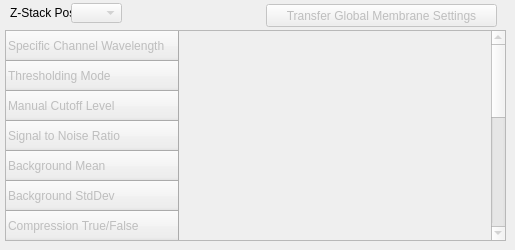
            <widget class="QWidget" name="tab_17">
             <attribute name="title">
              <string>Detailed Membrane Masking Options</string>
             </attribute>
             <widget class="QTableWidget" name="tableWidget_3">
              <property name="enabled">
               <bool>false</bool>
              </property>
              <property name="geometry">
               <rect>
                <x>5</x>
                <y>30</y>
                <width>501</width>
                <height>211</height>
               </rect>
              </property>
              <property name="frameShape">
               <enum>QFrame::StyledPanel</enum>
              </property>
              <property name="alternatingRowColors">
               <bool>true</bool>
              </property>
              <attribute name="horizontalHeaderCascadingSectionResizes">
               <bool>false</bool>
              </attribute>
              <attribute name="horizontalHeaderMinimumSectionSize">
               <number>10</number>
              </attribute>
              <row>
               <property name="text">
                <string>Specific Channel Wavelength</string>
               </property>
              </row>
              <row>
               <property name="text">
                <string>Thresholding Mode</string>
               </property>
              </row>
              <row>
               <property name="text">
                <string>Manual Cutoff Level</string>
               </property>
              </row>
              <row>
               <property name="text">
                <string>Signal to Noise Ratio</string>
               </property>
              </row>
              <row>
               <property name="text">
                <string>Background Mean</string>
               </property>
              </row>
              <row>
               <property name="text">
                <string>Background StdDev</string>
               </property>
              </row>
              <row>
               <property name="text">
                <string>Compression True/False</string>
               </property>
              </row>
              <row>
               <property name="text">
                <string>Compression Value</string>
               </property>
              </row>
              <row>
               <property name="text">
                <string>Remove Object</string>
               </property>
              </row>
              <row>
               <property name="text">
                <string>Fill Holes</string>
               </property>
              </row>
              <row>
               <property name="text">
                <string>Dilate True/False</string>
               </property>
              </row>
              <row>
               <property name="text">
                <string>Dilation Shape</string>
               </property>
              </row>
              <row>
               <property name="text">
                <string>Dilation Shape Dimmension 1</string>
               </property>
              </row>
              <row>
               <property name="text">
                <string>Dilation Shape Dimmension 2</string>
               </property>
              </row>
              <row>
               <property name="text">
                <string>Gaussian Filter</string>
               </property>
              </row>
             </widget>
             <widget class="QLabel" name="label_12">
              <property name="geometry">
               <rect>
                <x>10</x>
                <y>3</y>
                <width>71</width>
                <height>20</height>
               </rect>
              </property>
              <property name="text">
               <string>Z-Stack Pos</string>
              </property>
             </widget>
             <widget class="QComboBox" name="comboBox_17">
              <property name="enabled">
               <bool>false</bool>
              </property>
              <property name="geometry">
               <rect>
                <x>71</x>
                <y>3</y>
                <width>51</width>
                <height>20</height>
               </rect>
              </property>
              <property name="toolTip">
               <string extracomment="Choose short wavelength for GP calulation">&lt;html&gt;&lt;head/&gt;&lt;body&gt;&lt;p&gt;Selection of Z-Slice&lt;/p&gt;&lt;/body&gt;&lt;/html&gt;</string>
              </property>
             </widget>
             <widget class="QPushButton" name="pushButton_6">
              <property name="enabled">
               <bool>false</bool>
              </property>
              <property name="geometry">
               <rect>
                <x>266</x>
                <y>4</y>
                <width>231</width>
                <height>23</height>
               </rect>
              </property>
              <property name="toolTip">
               <string>&lt;html&gt;&lt;head/&gt;&lt;body&gt;&lt;p&gt;Transferes Global Masking Settings to all Slices&lt;/p&gt;&lt;/body&gt;&lt;/html&gt;</string>
              </property>
              <property name="text">
               <string>Transfer Global Membrane Settings</string>
              </property>
             </widget>
            </widget>
